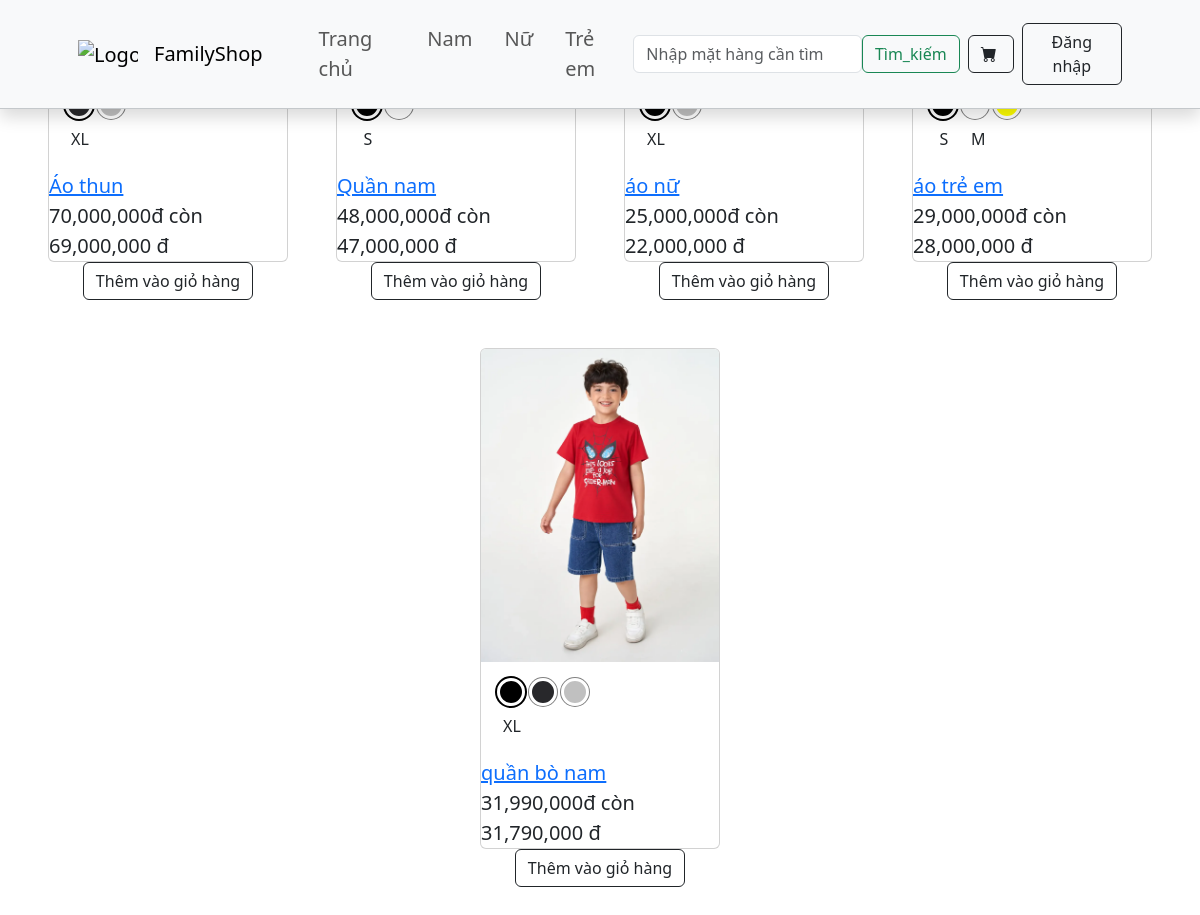
The page / on the database its author committed.
### tables this page shows
CREATE TABLE `sizes_products` (
  `id` int(11) NOT NULL,
  `size_id` int(11) NOT NULL,
  `product_id` int(11) NOT NULL
);

CREATE TABLE `sizes` (
  `id` int(11) NOT NULL,
  `name` varchar(255) NOT NULL,
  `value` varchar(255) NOT NULL
);

CREATE TABLE `products` (
  `id` int(11) NOT NULL,
  `name` varchar(500) NOT NULL,
  `price` int(9) NOT NULL,
  `sale_price` int(9) NOT NULL,
  `thumbnail` varchar(255) NOT NULL,
  `product_desc` varchar(500) NOT NULL,
  `sold` int(5) NOT NULL DEFAULT 0,
  `amount` int(5) NOT NULL,
  `category_id` int(11) NOT NULL
);

CREATE TABLE `colors_products` (
  `id` int(11) NOT NULL,
  `color_id` int(11) NOT NULL,
  `product_id` int(11) NOT NULL
);

CREATE TABLE `colors` (
  `id` int(11) NOT NULL,
  `name` varchar(255) NOT NULL,
  `value` varchar(255) NOT NULL
);

### Controller/index.php (called while the page is built, shortened)
<?php
class Controller
{
	protected $model;
	public function __construct()
	{
		require_once('./model/model.php');
		$this->model = new Model();
	}
	public function index()
	{
		$product_list = $this->model->getArray('products', '');
		require_once('./view/index.php');
	}
}

### model/model.php (called while the page is built, shortened)
<?php
class Model
{
    protected $host, $db, $user, $pass, $conn;
    public function __construct()
    {
        $this->host = 'localhost';
        $this->db = 'phi';
        $this->user = 'root';
        $this->pass = '';
        $this->conn = new mysqli($this->host, $this->user, $this->pass, $this->db);
        $this->conn->set_charset("utf8");
    }
    public function get($table, $condition)
    {
        if (empty($condition)) {
            $query = "SELECT * FROM $table";
        } else {
            $query = "SELECT * FROM $table WHERE $condition";
        }
        $result = $this->conn->query($query);
        if ($result->num_rows > 0) {
            return $result->fetch_assoc();
        } else {
            return null;
        }
    }
    public function getArray($tableName, $condition, $limit = 50)
    {
        if (empty($condition)) {
            $query = "SELECT * FROM $tableName LIMIT $limit";
        } else {
            $query = "SELECT * FROM $tableName WHERE $condition LIMIT $limit";
        }
        $result = $this->conn->query($query);
        if ($result && $result->num_rows > 0) {
            return $result;
        } else {
            return null;
        }
    }
}

### view/index.php (the view, shortened to what this page needs)
<!DOCTYPE html>
<html lang="en">
<head>
    <link href="https://cdn.jsdelivr.net/npm/bootstrap-icons@1.5.0/font/bootstrap-icons.css" rel="stylesheet" />
    <link href="https://cdn.jsdelivr.net/npm/bootstrap@5.3.0/dist/css/bootstrap.min.css" rel="stylesheet">
</head>
<body>
    <?php require_once('./includes/navbar.php');
    include('giohang.php')
    ?>
    <div class="row gx-4 gx-lg-5 row-cols-2 row-cols-md-3 row-cols-xl-4 justify-content-center p-5">
        <?php if (is_null($product_list)) : ?>
        <b>Chưa có sản phẩm nào !</b>
        <?php else : ?>
        <?php while ($data = $product_list->fetch_assoc()) { ?>
        <div class="col mb-5">
            <div class="card">
                <a href='chi_tiet_san_pham.php?id_san_pham=<?php echo $data['id'] ?>'>
                    <img class="card-img-top" src="<?php echo $data['thumbnail'] ?>" alt="..." />
                </a>
                <div class="card-body">
                    <div class="color-options">
                        <?php
                                $color_product_list = $this->model->getArray('colors_products', 'product_id=' . $data['id']);
                                while ($colorItem = $color_product_list->fetch_assoc()) {
                                    $cl = $colorItem['color_id'];
                                ?>
                        <label class="color-option-label">
                            <div class="color-checkmark"
                                style="background-color: <?php echo $this->model->get('colors', 'id=' . $cl)['value'] ?>">
                            </div>
                        </label>
                        <?php $firstColor = false;
                                } ?>
                    </div>
                    <div class="size-options">
                        <?php
                                $size_product_list = $this->model->getArray('sizes_products', 'product_id=' . $data['id']);
                                while ($sizeItem = $size_product_list->fetch_assoc()) {
                                    $size = $sizeItem['size_id'];
                                ?>
                        <label class="size-option-label">
                            <div class="size-checkmark text-center">
                                <?php echo $this->model->get('sizes', 'id=' . $size)['name'] ?></div>
                        </label>
                        <?php } ?>
                    </div>
                </div>
                <div class="form-group">
                    <div class="fs-5"><a href="product.php?id=<?php echo $data['id'] ?>"><?php echo $data['name'] ?></a>
                    </div>
                    <div class="fs-5"><?php echo number_format($data['price'], 0, '', ',') ?>đ còn
                        <?php echo number_format($data['sale_price'], 0, '', ',') ?> đ</div>
                </div>
            </div>
            <div class="card-footer border-top-0 bg-transparent d-flex justify-content-center">
                <button onclick="addtocart(this)" data-product="<?php echo $data['id'] ?>" class=" btn
                            btn-outline-dark">Thêm vào giỏ hàng</button>
            </div>
        </div>
        <?php } ?>
        <?php endif ?>
    </div>
</body>
</html>

### view/index.php (style rules this page uses)
.color-option-label { align-items: center; cursor: pointer; }
.color-checkmark { border: 3px solid #fff; box-shadow: 0 0 0 1px gray; width: 28px; height: 28px; border-radius: 100px; }
.color-option:checked+.color-checkmark { box-shadow: 0 0 0 2px #000; }
.size-option-label { align-items: center; cursor: pointer; }
.size-checkmark { border: 2px solid #fff; width: 30px; height: 30px; }

### rows shown on the page
products: name "Áo thun", price "70,000,000", sale_price "69,000,000"
sizes_products: size.name "XL"
products: name "Quần nam", price "48,000,000", sale_price "47,000,000"
sizes_products: size.name "S"
products: name "áo nữ", price "25,000,000", sale_price "22,000,000"
sizes_products: size.name "XL"
products: name "áo trẻ em", price "29,000,000", sale_price "28,000,000"
sizes_products: size.name "S"
sizes_products: size.name "M"
products: thumbnail (picture), name "quần bò nam", price "31,990,000", sale_price "31,790,000"
sizes_products: size.name "XL"
